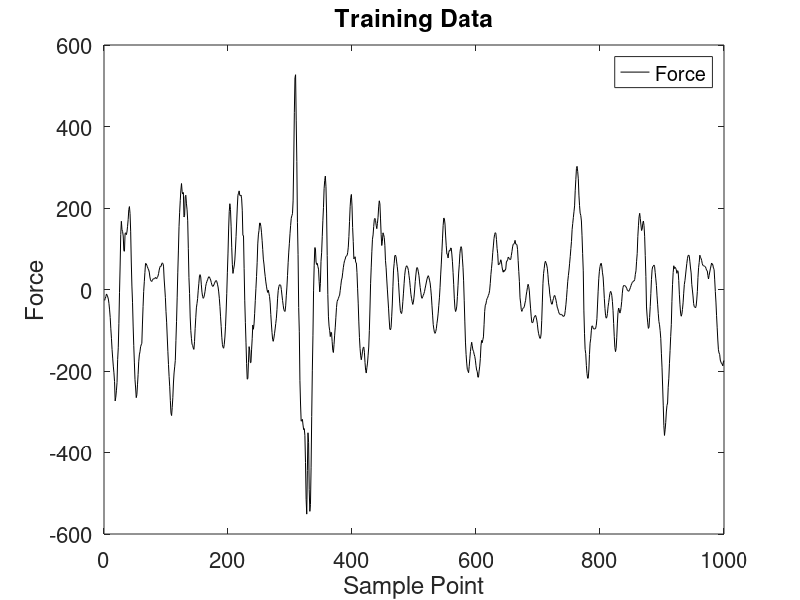
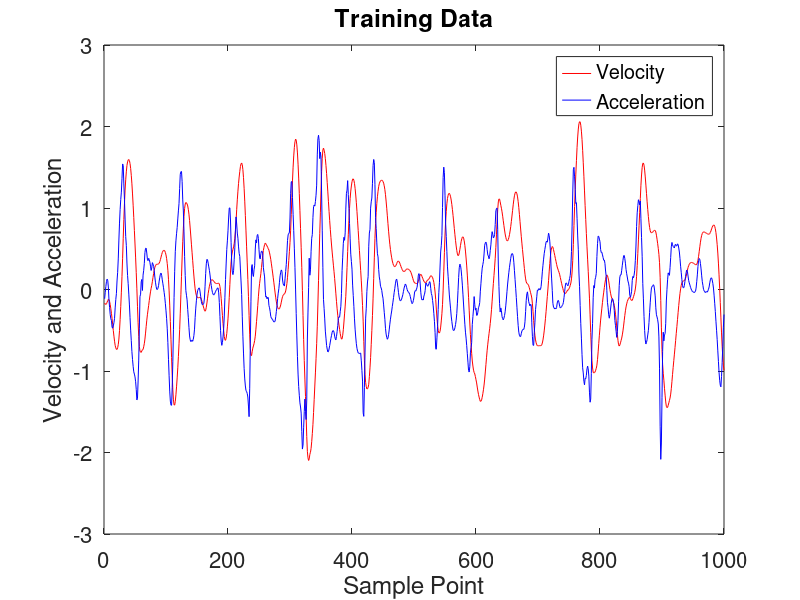

Here is the MATLAB script that generated these plots, in order:
clear all

%Load data
load('cbt53_train.mat');
load('cbt53_val.mat');
load('cbt53_test.mat');

x1 = linspace(1,1000,1000);

figure(1)
plot(x1, ftr, 'k-');
ylabel('Force', 'FontSize', 14);
xlabel('Sample Point', 'FontSize', 14);
legend('Force')
legend('Location','NorthEast')
title('Training Data', 'FontSize', 14);
set(gca, 'FontSize', 16)

figure(2)
plot(x1,vtr, 'r-');
hold on
plot(x1,atr, 'b-');

ylabel('Velocity and Acceleration', 'FontSize', 14);
xlabel('Sample Point', 'FontSize', 14);
legend('Velocity', 'Acceleration')
legend('Location','NorthEast')
title('Training Data', 'FontSize', 14);
set(gca, 'FontSize', 16)